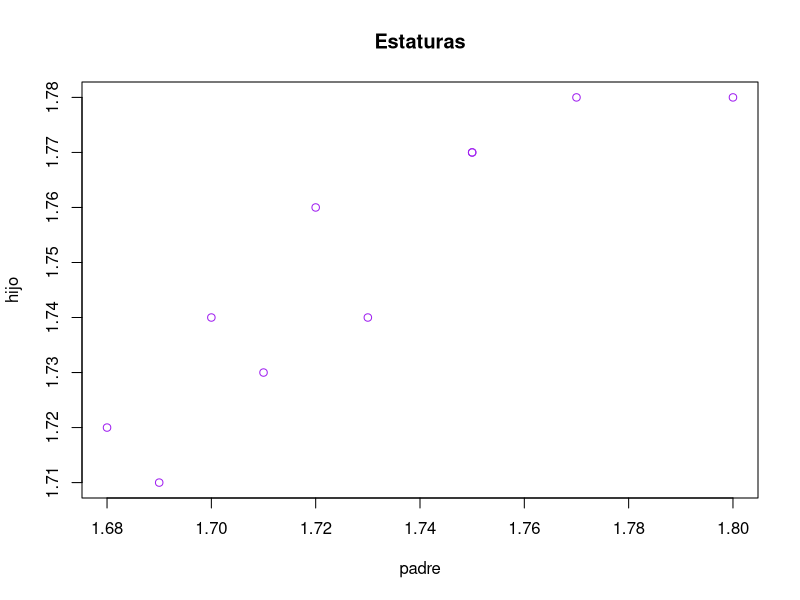
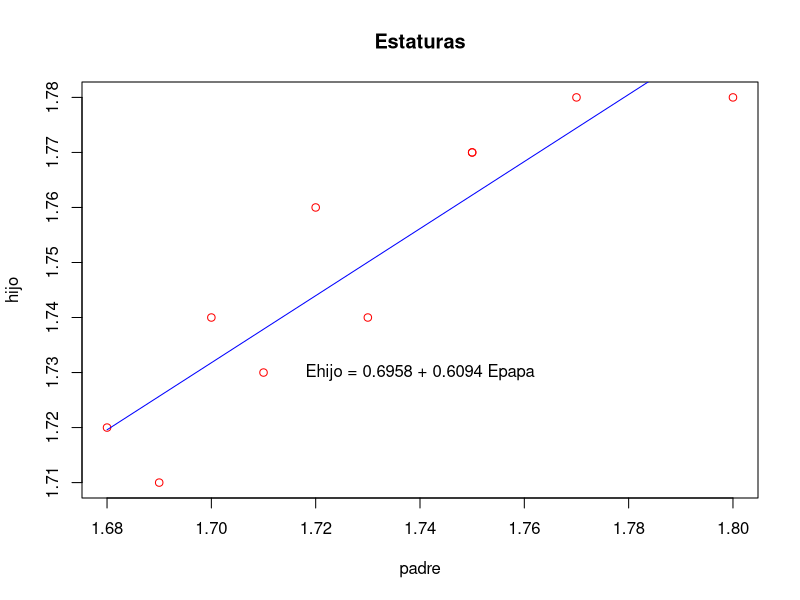
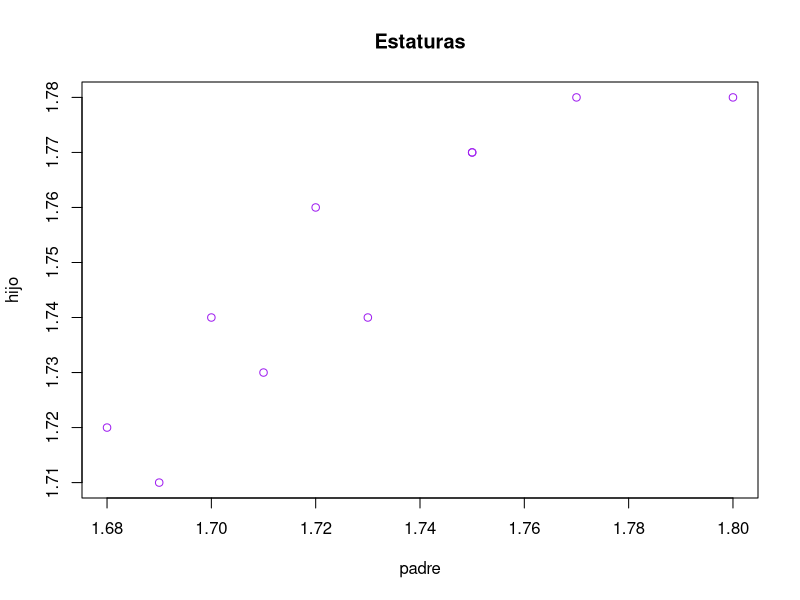
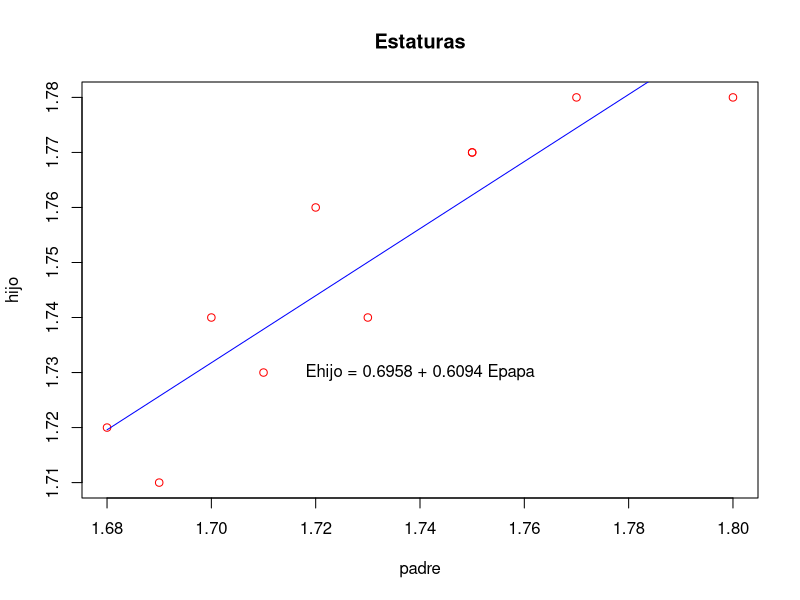

Recreate these plots in R, in order.
## ---- chunk 1
getwd()
setwd("C:/Users/hplax/Desktop/ITESM/SegundoSemestre/Estadistica")
## ---- chunk 2
M = read.csv("estaturas.csv")
head(M, n = 3)
## ---- chunk 3
cor(M)
## ---- chunk 4
cor.test(M$padre, M$hijo)
## ---- chunk 5
plot(M, main = "Estaturas", col = "purple")
## ---- chunk 6
regresion = lm( M$hijo ~ M$padre)
## ---- chunk 7
plot (M, main = "Estaturas", col = "red")
x = seq(1.68, 1.80, 0.001)
y = 0.6958 + 0.6094*x
lines(x,y, col="blue")
text(1.74, 1.73, "Ehijo = 0.6958 + 0.6094 Epapa")
## ---- chunk 8
S = summary(regresion)
S
## ---- chunk 9
confint(regresion)
## ---- chunk 10
getwd()
setwd("C:/Users/hplax/Desktop/ITESM/SegundoSemestre/Estadistica")
## ---- chunk 11
M = read.csv("estaturas.csv")
head(M, n = 3)
## ---- chunk 12
cor(M)
## ---- chunk 13
cor.test(M$padre, M$hijo)
## ---- chunk 14
plot(M, main = "Estaturas", col = "purple")
## ---- chunk 15
regresion = lm( M$hijo ~ M$padre)
## ---- chunk 16
plot (M, main = "Estaturas", col = "red")
x = seq(1.68, 1.80, 0.001)
y = 0.6958 + 0.6094*x
lines(x,y, col="blue")
text(1.74, 1.73, "Ehijo = 0.6958 + 0.6094 Epapa")
## ---- chunk 17
S = summary(regresion)
S
## ---- chunk 18
confint(regresion)
